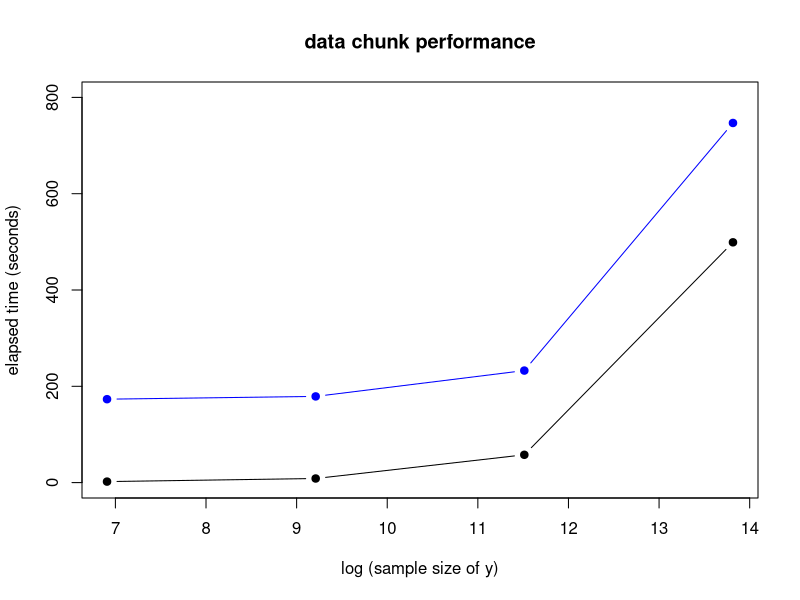

Generate this figure with R:
    

gpu <- c(173.230, 178.995, 232.663, 746.910)
cpu <- c(2.070, 8.488, 57.727, 499.047)
#data size
n <- c(1e3, 1e4, 1e5, 1e6)
pdf("data_chunk_performance.pdf")
plot(log(n), gpu, type = 'b', pch = 19, main = "data chunk performance", 
    ylim = c(0, 800), ylab = "elapsed time (seconds)", 
    xlab = "log (sample size of y)", col = "blue")
lines(log(n), cpu, type = 'b', pch = 19)
dev.off()
